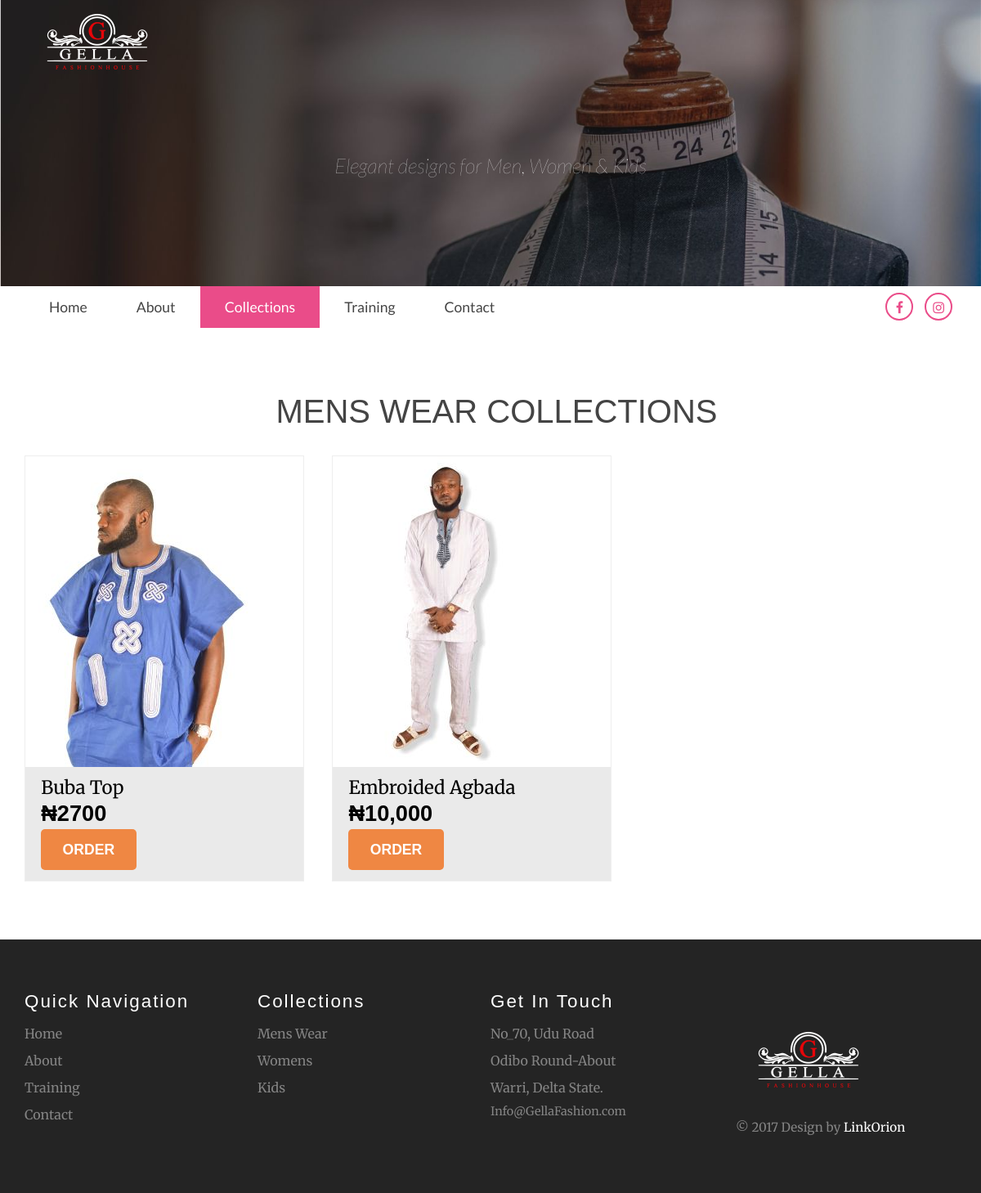
/category/mens-wear, run on the app's committed database.
### tables this page shows
CREATE TABLE IF NOT EXISTS `category` (
`category_id` int(11) NOT NULL,
  `category_name` varchar(255) NOT NULL,
  `category_slug` varchar(255) NOT NULL,
  `category_banner` varchar(255) NOT NULL
);

CREATE TABLE IF NOT EXISTS `product` (
`product_id` int(20) NOT NULL,
  `product_name` varchar(255) NOT NULL,
  `product_slug` varchar(255) NOT NULL,
  `product_description` varchar(255) NOT NULL,
  `product_price` varchar(255) NOT NULL,
  `product_category_id` int(20) NOT NULL,
  `featured` enum('yes','no') NOT NULL DEFAULT 'no',
  `product_added_date` varchar(255) NOT NULL
);

CREATE TABLE IF NOT EXISTS `item_pictures` (
`image_id` int(11) NOT NULL,
  `item_id` int(11) NOT NULL,
  `item_image_path` varchar(255) NOT NULL
);

### application/controllers/Home.php (called while the page is built, shortened)
<?php
class Home extends CI_controller {
	public function __construct()
	{
		$this->load->library('form_validation');
		$this->load->model('Home_model');
		$this->load->library('cart');
		$this->load->library('pagination');
	}
	public function view_category_products()
	{
		if ($this->uri->total_segments() == 2) {
			$data['main_category_slug'] = $main_category_slug = $this->uri->segment(2);
			$WhereArray = array('category_slug' => $main_category_slug);
			$result = $this->Home_model->fetch_columns_where('category_id, category_name', 'category', $WhereArray);
			foreach($result as $category) {
				$main_category_id = $category['category_id'];
				$data['main_category_name'] = $data['sub_category_name'] = $category['category_name'];
			}
			$config['per_page'] = 32;
			$page_number = $this->uri->segment(3);
			$whrarray = array('product_category_id' => $main_category_id);
			$data['collections'] = $this->Home_model->fetch_specific_collection($whrarray, $config['per_page'], $page_number);
			$data['cat_body'] = $this->load->view('templates/cat_body', $data, TRUE);
			$data['nav'] = array('home' => '', 'about' => '', 'collect' => 'active', 'training' => '', 'contact' => '');
			$this->general_page_template("category/".$main_category_slug."/index", $data);
		}else {
			redirect('index');
		}
	}
	private function general_page_template($PageName, $data=array())
	{
		$data['categorys'] = $this->Home_model->fetch_categories();
		$data['home_header'] = $this->load->view('templates/home_header', '', TRUE);
		$data['home_navigation'] = $this->load->view('templates/home_navigation', $data, TRUE);
		$data['home_footer'] = $this->load->view('templates/home_footer', $data, TRUE);
		$this->load->view($PageName, $data);
	}
}
?>

### index.php (called while the page is built, shortened)
<?php
require_once BASEPATH.'core/CodeIgniter.php';

### application/models/Home_model.php (called while the page is built, shortened)
<?php
class Home_model extends CI_Model {
	public function fetch_total_category_on_id($category_id)
	{
		$this->db->select('product_id');
		$this->db->where('product_category_id', $category_id);
		$query = $this->db->get('product');
		return $query->num_rows();
	}
	public function fetch_columns_where($ColumnNames, $TableName, $WhereArray)
	{
		$this->db->select($ColumnNames);
		$this->db->where($WhereArray);
		$query = $this->db->get($TableName);
		return $query->result_array();
	}
	public function fetch_categories()
	{
		$query = $this->db->get('category');
		return $query->result_array();
	}
	public function fetch_specific_collection($whrarray, $limit, $page_number)
	{
		$this->db->where($whrarray);
		$this->db->order_by('product_id', 'DESC');
		$this->db->limit($limit, $page_number);
		$query = $this->db->get('product');
		$result = $query->result_array();
		for ($x = 0; $x < count($result); $x++) {
			$product_id = $result[$x]['product_id'];
			$this->db->select('item_image_path');
			$this->db->where('item_id', $product_id);
			$query = $this->db->get('item_pictures');
			if ($query->num_rows() > 0) {
				$result[$x]['item_pictures'] = $query->row_array();
			}
		}
		return $result;
	}
}
?>

### application/views/templates/cat_body.php (the view, shortened to what this page needs)
<div class="features" id="features">
	 <div class="container">
		 <div class="tabs-box">
         	<h3 class="m_1"><span><?php echo strtoupper($main_category_name); ?> COLLECTIONS</span></h3>
             <div class="tab-grids">
                 <div id="tab1" class="tab-grid1">
                 <?php for($i = 0; $i < count($collections); $i++): ?>
                     <div class="product-grid">
                         <a href="<?php echo site_url('product/' . $main_category_slug . "/" . $collections[$i]['product_slug']); ?>">
                            <div class="product-img b-link-stripe b-animate-go  thickbox">
                                <img src="<?php echo base_url('assets/images/products/'.$collections[$i]['item_pictures']['item_image_path']); ?>" class="img-responsive" alt=""/>
                                <div class="b-wrapper">
                                </div>
                            </div>
                             <div class="product-info simpleCart_shelfItem">
                                <div class="product-info-cust">
                                    <h4><?php echo $collections[$i]['product_name']; ?></h4>
                                    <span class="item_price">₦<?php echo $collections[$i]['product_price']; ?></span>
                                    <input type="button" class="item_add" value="ORDER">
                                </div>
                                <div class="clearfix"> </div>
                            </div>
						</a>
                     </div>
				<?php endfor; ?>
                 </div>
             </div>
		 </div>
	 </div>
</div>

### application/views/templates/home_header.php (shortened to what this page needs)
<link href="<?php echo base_url('assets/css/bootstrap.css'); ?>" rel='stylesheet' type='text/css' />
<link href="<?php echo base_url('assets/css/font-awesome.css'); ?>" rel='stylesheet' type='text/css' />
<link href="<?php echo base_url('assets/css/style1.css'); ?>" rel='stylesheet' type='text/css' />

### application/views/templates/home_navigation.php (shortened to what this page needs)
<div class="header-bottom">
 <div class="fixed-header">
    <div class="container">
        <div class="top-menu">
                <ul class="nav">
                    <li><a class="<?php echo $nav['home']; ?>" href="<?php echo site_url(); ?>">Home</a></li>
                    <li><a class="<?php echo $nav['about']; ?>" href="<?php echo site_url('about_us'); ?>">About</a></li>
                    <li><a class="<?php echo $nav['collect']; ?>" href="<?php echo site_url('collections'); ?>">Collections</a></li>
                    <li><a class="<?php echo $nav['training']; ?>" href="<?php echo site_url('training'); ?>">Training</a></li>
                    <li><a class="<?php echo $nav['contact']; ?>" href="<?php echo site_url('contact_us'); ?>">Contact</a></li>
                </ul>
        </div>
        <div class="header-right">
            <ul>
                <li><a href="#"><i class="fa fa-facebook"></i></a></li>
                <li><a href="#"><i class="fa fa-instagram"></i></a></li>
            </ul>
        </div>
        <div class="clearfix"></div>
    </div>
 </div>
 </div>

### application/views/templates/home_footer.php (shortened to what this page needs)
<div class="footer">
 <div class="container">
     <div class="col-md-3 col-sm-6 ftr_navi ftr">
         <h3>Quick Navigation</h3>
         <ul>
             <li><a href="<?php echo site_url(); ?>">Home</a></li>
             <li><a href="<?php echo site_url('about_us'); ?>">About</a></li>
             <li><a href="#">Training</a></li>
             <li><a href="<?php echo site_url('contact_us'); ?>">Contact</a></li>
         </ul>
     </div>
     <div class="col-md-3 col-sm-6 ftr_navi ftr">
         <h3>Collections</h3>
         <ul>
         	<?php foreach($categorys as $category): ?>
             <li><a href="<?php echo site_url('category/' . $category['category_slug']); ?>"><?php echo $category['category_name']; ?></a></li>
             <?php endforeach; ?>
         </ul>
     </div>
     <div class="col-md-3 col-sm-6 get_in_touch ftr">
          <h3>Get In Touch</h3>
          <p>No_70, Udu Road</p>
          <p>Odibo Round-About</p>
          <p>Warri, Delta State.</p>
          <a href="mailto:mail@mlampah.com">Info@GellaFashion.com</a>
     </div>
     <div class="col-md-3 col-sm-6 ftr-logo">
          <a href="index.html"><img src="<?php echo base_url('assets/images/Gella_logo.png'); ?>" alt=""/></a>
         <p>&copy; 2017 Design by <a href="http://linkorion.com">LinkOrion</a></p>
     </div>
    <div class="clearfix"> </div>
 </div>
</div>

### application/views/category/mens-wear/index.php (shortened to what this page needs)
<!DOCTYPE HTML>
<html>
<head>
<?php echo $home_header; ?>
</head>
<body>
<div class="banner about-banner">
    <div class="container">
        <div class="logo">
            <a href="<?php echo site_url(); ?>"><img src="<?php echo base_url('assets/images/Gella_logo.png'); ?>" alt="" /></a>
        </div>
        <div class="banner-top about-banner-text">
            <p>Elegant designs for Men, Women &amp; Kids</p>
        </div>
    </div>
</div>
<?php echo $home_navigation; ?>
<?php echo $cat_body; ?>
<?php echo $home_footer; ?>
</body>
</html>

### assets/css/style1.css (style rules this page uses)
html, body { font-size: 100%; background: #fff; font-family: 'Merriweather', serif; }
body a { transition: 0.5s all ease; -webkit-transition: 0.5s all ease; -moz-transition: 0.5s all ease; -o-transition: 0.5s all ease; -ms-transition: 0.5s all ease; }
h1,h2,h3,h4,h5,h6 { margin:0; }
p { margin:0; }
ul,label { margin:0; padding:0; }
.banner { background:url(../images/bgm.jpg) no-repeat center; min-height:670px; background-size:cover; -webkit-background-size:cover; -moz-background-size:cover; -o-background-size:cover; -ms-background-size:cover; }
@media screen and (max-width: 1440px) { .banner-2,.banner,.banner-1 { min-height: 650px; } }
@media screen and (max-width: 1366px) { .banner-2,.banner,.banner-1 { min-height: 630px; } }
@media screen and (max-width: 1280px) { .banner-2,.banner,.banner-1 { min-height: 600px; } }
.about-banner { min-height: 350px; }
.banner-top { margin-top: 15.19%; text-align: center; }
.about-banner-text { margin-top: 7%; }
.banner-top p { color: #fff; font-size: 25px; font-weight: 100; font-family: 'Lato', sans-serif; font-style: italic; }
.top-menu ul { padding:0; }
.top-menu ul li { display:inline-block; list-style:none; float: left; }
.top-menu ul li a { color: #444; font-size: 1.1em; font-weight: 400; text-decoration: none; padding: 13px 30px; font-family: 'Lato', sans-serif; }
.top-menu ul li a:hover,.top-menu ul li a.active { color:#fff; background:#EA4C89; transition:0.5s all; -webkit-transition:0.5s all; -moz-transition:0.5s all; -o-transition:0.5s all; -ms-transition:0.5s all; }
.header-right { float: right; text-align: right; }
.top-menu { float: left; }
.header-bottom { z-index: 999; }
.header-right ul { padding:0; }
.header-right ul li { list-style: none; display: inline-block; margin: 8px 5px 0 5px; }
.header-right ul li a { width:34px; height:34px; display:block; text-align: center; border: 2px solid #EA4C89; color: #EA4C89; border-radius: 50px; }
.header-right ul li a i { margin-top: 8px; }
.footer { border-top: 1.5px solid #eee; padding: 4em 0; background-color: #242424; }
.ftr { margin-top: 0em; padding: 0; margin-bottom: 15px; }
.get_in_touch h3, .ftr_navi h3 { font-family: 'Viga', sans-serif; letter-spacing: 2px; font-size: 1.4em; margin-bottom: .5em; color: #fff; }
.ftr_navi.ftr ul { margin: 0; padding: 0; list-style: none; }
.ftr_navi ul li { display: block; }
.ftr_navi ul li a { display: block; padding: 5px 0; color: #848484; font-size: 1em; }
.get_in_touch p { color: #848484; font-size: 1em; padding: 5px 0; }
.get_in_touch a { color: #848484; font-size: 0.9em; text-decoration: none; }
.ftr-logo { margin-top: 2em; }
.ftr-logo p { margin-top: 1em; color: #848484; line-height: 1.8em; font-size: 0.95em; }
.ftr-logo p a { color:#fff; }
h3.m_1 { font-family: 'Lora', serif; margin:0; font-size: 3em; color: #000; font-weight: 200; padding-left: 15px; }
h3.m_1 { font-family: 'Viga', sans-serif; text-align: center; font-size: 2.5em; color: #444444; }
.tabs-box { width: 100%; margin: 5em auto 1.5em auto; }
.tab-grids { margin-top: 2em; }
.product-grid { width: 30%; margin: 0 3% 4% 0; float: left; border: 1.5px solid #eee; position: relative; transition: 0.5s all; -webkit-transition: 0.5s all; -moz-transition: 0.5s all; -o-transition: 0.5s all; min-height: 200px; }
.b-link-stripe { position:relative; display:inline-block; vertical-align:top; font-weight: 300; overflow:hidden; width: 100%; }
.b-link-stripe .b-wrapper { position:absolute; width:100%; height:100%; top:0; left:0; text-align:center; color:#ffffff; overflow:hidden; }
.b-animate-go { text-decoration:none; }
.product-info { background: #eaeaea; }
.product-info-cust { float: left; padding: 0.8em 1.2em; }
.product-info-cust h4 { color:#000; font-weight:400; font-size:1.4em; }
span.item_price { color:#000; font-weight:600; font-size:1.7em; font-family: 'Arimo', sans-serif; }
.item_add { color:#fff; text-decoration:none; font-weight:600; font-family: 'Arimo', sans-serif; padding:0.7em 1.5em; font-size:1.1em; display: block; border-radius:5px; -moz-border-radius: 5px; -webkit-border-radius: 5px; -o-border-radius: 5px; margin: 0px 16px 0px 0px; background:#ef8743; border:none; outline:none; }

### data on the page
category: category_name "MENS WEAR", category_name "Mens Wear"
product: item_pictures.item_image_path (picture), product_name "Buba Top", product_price "2700"
product: item_pictures.item_image_path (picture), product_name "Embroided Agbada", product_price "10,000"
category: category_name "Womens"
category: category_name "Kids"
